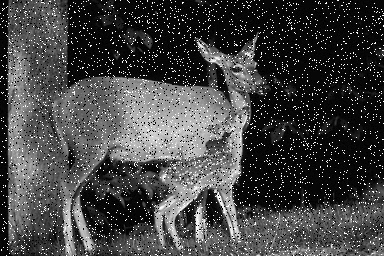
#> input picture Photos/image1.jpg, 384 x 256 px
$ python Filter.py
#> lines starting #> are read from the running program, lines starting #| are printed output that depends on the picture
import cv2
import numpy as np

img = cv2.imread("../Photos/image1.jpg", 0)
#> img is the input picture: shape (256, 384); min 0, max 255, mean 67.6
cv2.imshow("image ", img)

kernel = np.ones((5, 5), np.float32)/25
dst = cv2.filter2D(img, -1, kernel)
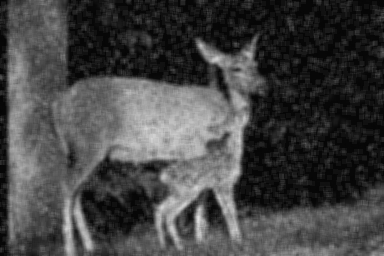
#> dst: shape (256, 384); min 4, max 224, mean 67.6
cv2.imshow("Convolution ", dst)

blur = cv2.blur(img,(5, 5))
cv2.imshow("Mean ", blur)

blur = cv2.GaussianBlur(img, (5, 5), 0)
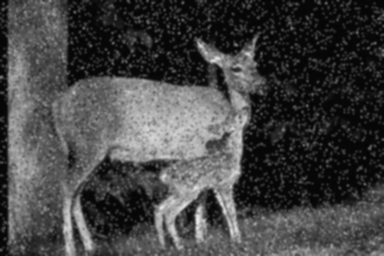
#> blur: shape (256, 384); min 4, max 233, mean 67.6
cv2.imshow("Gaussian", blur)

median = cv2.medianBlur(img, 3)
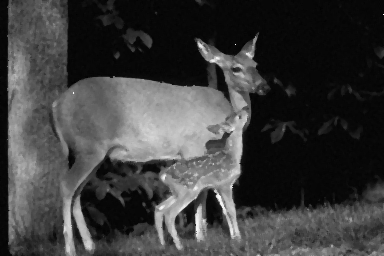
#> median: shape (256, 384); min 1, max 252, mean 60.6
cv2.imshow("Median", median)


cv2.waitKey(0)
